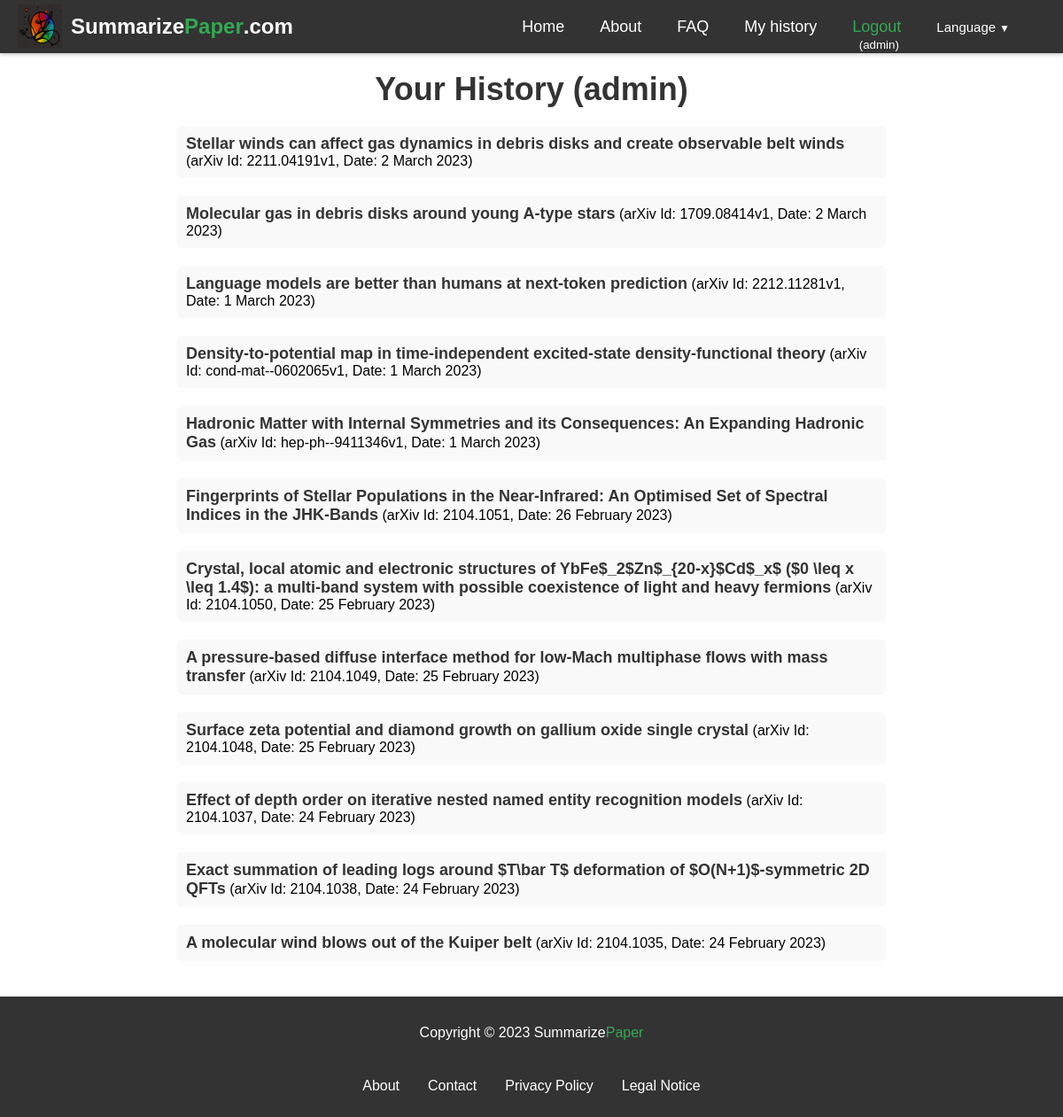
/history/ (signed in), run on an earlier commit of the app's database.
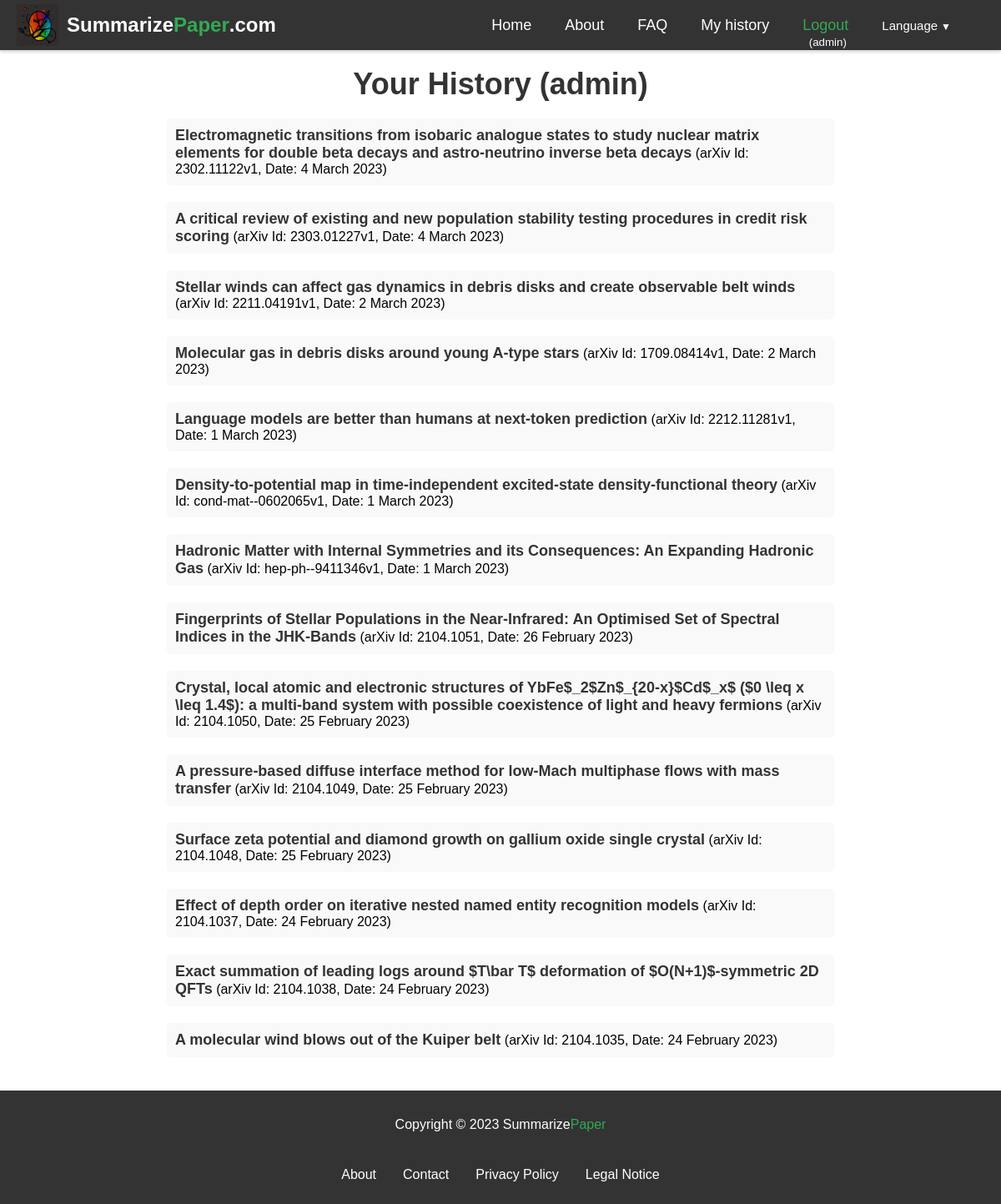
And on a later commit of the database.
### summarizer/models.py (models this page shows, shortened)
class ArxivPaper(models.Model):
    id = models.AutoField(primary_key=True)
    arxiv_id = models.CharField(max_length=20, unique=True)
    created = models.DateTimeField(auto_now_add=True)
    updated = models.DateTimeField(auto_now=True)
    title = models.CharField(max_length=400, blank=True, null=True)
    abstract = models.TextField(blank=True, null=True)
    authors = models.ManyToManyField(Author, blank=True, through='PaperAuthor')
    link_doi = models.URLField(blank=True, null=True)
    link_homepage = models.URLField(blank=True, null=True)
    published_arxiv = models.DateField(blank=True, null=True)
    journal_ref = models.CharField(max_length=200, blank=True, null=True)
    comments = models.TextField(blank=True, null=True)
    license = models.CharField(max_length=400, blank=True, null=True)
    category = models.CharField(max_length=50, blank=True, null=True)
    updated_arxiv = models.DateField(blank=True, null=True)

class PaperHistory(models.Model):
    id = models.AutoField(primary_key=True)
    arxiv_id = models.CharField(max_length=20)
    created = models.DateTimeField(auto_now_add=True)
    updated = models.DateTimeField(auto_now=True)
    user = models.ForeignKey(User, on_delete=models.CASCADE)
    def __str__(self):
        return self.arxiv_id#+' '+self.user.username

### summarizer/views.py (the view)
# urls.py: path("history/", views.history, name="history"),
def history(request):
    stuff_for_frontend={}
    paper_history=[]
    if request.user.is_authenticated:
        auth=True
        history=PaperHistory.objects.filter(user=request.user).order_by('-created')
        print('history',history)
        for h in history:
            arxiv_paper = ArxivPaper.objects.filter(arxiv_id=h.arxiv_id).first()
            paperdate = h.created#.strftime('%d/%m/%Y')
            if arxiv_paper:
                paper_history.append({'arxiv_id': h.arxiv_id, 'title': arxiv_paper.title, 'date': paperdate})
            else:
                paper_history.append({'arxiv_id': h.arxiv_id, 'date': paperdate})
    else:
        auth=False
    stuff_for_frontend.update({
        'auth':auth,
        'paper_history':paper_history
    })
    return render(request, "summarizer/history.html", stuff_for_frontend)

### templates/summarizer/history.html (shortened to what this page needs)
{% extends 'base.html' %}
{% load static %}
{% load i18n %}
{% block content %}
{% if auth %}
<div class="history">
    <h1 class="history-title">Your History ({{ user.username }})</h1>
{% if paper_history %}
<ul class="history-list">
{% for h in paper_history %}
{% if h.title %}
  <li class="history-item"><a href="/{{LANGUAGE_CODE}}/arxiv-id/{{ h.arxiv_id }}" class="history-link">{{ h.title }}</a> (arXiv Id: {{ h.arxiv_id }}, Date: {{ h.date|date:"j F Y" }})</li>
{% else %}
  <li class="history-item">arXiv Id: <a href="/{{LANGUAGE_CODE}}/arxiv-id/{{ h.arxiv_id }}" class="history-link">{{ h.arxiv_id }}</a> (Date: {{ h.date }})</li>
{% endif %}
{% endfor %}
</ul>
{% else %}
<p class="history-message">No history yet</p>
{% endif %}
{% else %}
<p class="history-message">{% trans 'You cannot access this page.' %}</p>
{% endif %}
</div>
{% endblock %}

### templates/base.html (shortened to what this page needs)
{% load static %}
{% load i18n %}
{% load rosetta %}
{% get_current_language as LANGUAGE_CODE %}
<!DOCTYPE html>
<html lang="{{ LANGUAGE_CODE }}">
<head>
  <link rel="stylesheet" href="https://cdnjs.cloudflare.com/ajax/libs/font-awesome/5.15.1/css/all.min.css"
>
</head>
<body>
  <div class="main-content">
  <nav class="navbar">
    <div class="logo-container">
      <img src="{% static 'summarizer/images/logo.png' %}" alt="Summarize Paper logo">
      <a href="/{{LANGUAGE_CODE}}" class="logo"><span>Summarize</span><span>Paper</span>.com</a>
    </div>
    <ul class="nav-links">
      <li><a href="/{{LANGUAGE_CODE}}">{% trans 'Home' %}</a></li>
      <li><a href="/{{LANGUAGE_CODE}}/about">{% trans 'About' %}</a></li>
      <li><a href="/{{LANGUAGE_CODE}}/faq">{% trans 'FAQ' %}</a></li>
      {% if request.user.is_authenticated %}
      <li><a href="/{{LANGUAGE_CODE}}/history">{% trans 'My history' %}</a></li>
      <li style="height: 15px; display: flex; align-items: center;">
        <div style="display: flex; flex-direction: column; align-items: center;height: 100%;">
          <a href="/{{LANGUAGE_CODE}}/logout" style="color:#34a853">{% trans 'Logout' %}</a>
          <span style="margin-left: 5px;"><small>({{ request.user.username }})</small></span>
        </div>
      </li>
      {% else %}
          <li><a href="/{{LANGUAGE_CODE}}/login" style="color:#34a853">{% trans 'Login' %}</a></li>
      {% endif %}
      <li>
        <div class="dropdown">
  <a class="dropdown-toggle" href="#" id="navbarDropdown" role="button" data-toggle="dropdown" aria-haspopup="true" aria-expanded="false">
    <small>{% trans 'Language' %}<span class="dropdown-arrow">&#9660;</span></small>
  </a>
    {% get_current_language as LANGUAGE_CODE %}
    {% get_available_languages as LANGUAGES %}
    {% get_language_info_list for LANGUAGES as languages %}
</div>
    </li>
    </ul>
  </nav>
  {% block content %}
  {% endblock %}
  </div>
  <footer>
    <div class="container">
      <p>Copyright © 2023 Summarize<span style="color:#34a853">Paper</span></p>
      <nav>
        <ul>
          <li><a href="/{{LANGUAGE_CODE}}/about">{% trans 'About' %}</a></li>
          <li><a href="/{{LANGUAGE_CODE}}/contact">{% trans 'Contact' %}</a></li>
          <li><a href="/{{LANGUAGE_CODE}}/privacy">{% trans 'Privacy Policy' %}</a></li>
          <li><a href="/{{LANGUAGE_CODE}}/legal-notice">{% trans 'Legal Notice' %}</a></li>
        </ul>
      </nav>
    </div>
  </footer>
</body>
</html>

### templates/summarizer/history.html (style rules this page uses)
.history { max-width: 800px; margin: 0 auto; padding: 20px; }
.history-title { font-size: 36px; font-weight: bold; text-align: center; margin: 0; margin-bottom:20px; padding: 0; color: #333; }
.history-list { list-style: none; margin: 0; padding: 0; }
.history-item { margin-bottom: 20px; padding: 10px 10px; background-color: #f9f9f9; border-radius: 5px; }
.history-link { color: #333; text-decoration: none; font-size: 18px; font-weight: bold; }

### templates/base.html (style rules this page uses)
.navbar { display: flex; justify-content: space-between; align-items: center; height: 60px; padding: 0 20px; background-color: #333; color: #fff; box-shadow: 0px 2px 4px rgba(0,0,0,0.2); }
.logo { font-size: 24px; font-weight: bold; text-decoration: none; color: #fff; display: flex; align-items: center; }
.logo span:nth-of-type(1) { color: white; }
.logo span:nth-of-type(2) { color: #34a853; }
.nav-links { display: flex; list-style: none; margin: 0; padding: 0; }
.nav-links li { margin: 0 20px; }
.nav-links a { font-size: 18px; color: #fff; text-decoration: none; }
footer { background-color: #333; color: #fff; padding: 1em; text-align: center; flex-shrink: 0; }
footer a { color: #fff; text-decoration: none; }
footer nav { display: inline-block; margin-top: 1em; }
footer ul { list-style: none; margin: 0; padding: 0; display: flex; justify-content: center; }
footer li { margin: 10px 1em; }
body { font-family: Arial, sans-serif; margin:0; display: flex; flex-direction: column; min-height: 100vh; }
.main-content { flex: 1; }
.dropdown { position: relative; display: inline-block; margin-right:20px; }
.dropdown-arrow { margin-left: 0.25rem; font-size: 0.75rem; }
.logo-container { display: flex; align-items: center; }
.logo-container img { width: 50px; height: 50px; margin-right: 10px; }

What changed in the data, as far as the page shows it:
added ArxivPaper: title "Electromagnetic transitions from isobaric analogue states to study nuclear matrix elements for double beta decays and astro-neutrino inverse beta decays"
added PaperHistory: arxiv_id "2302.11122v1", date "4 March 2023"
added ArxivPaper: title "A critical review of existing and new population stability testing procedures in credit risk scoring"
added PaperHistory: arxiv_id "2303.01227v1", date "4 March 2023"
Also different on the page:
new list line: "(arXiv Id: , Date: )"
